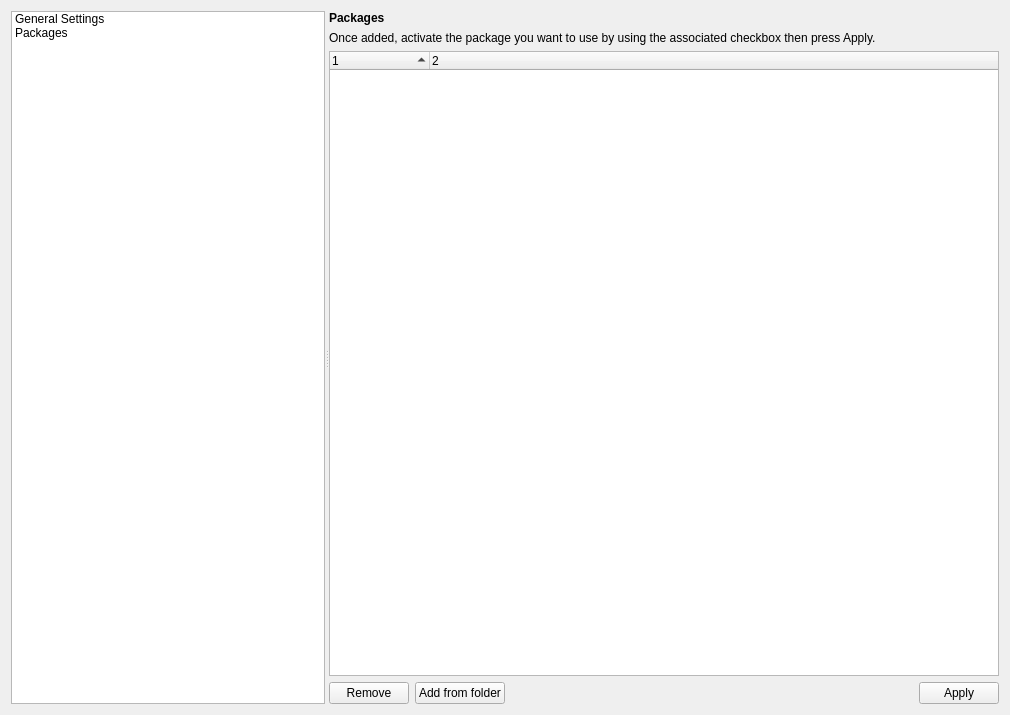
<?xml version="1.0" encoding="UTF-8"?>
<ui version="4.0">
 <class>SettingsDialog</class>
 <widget class="QDialog" name="SettingsDialog">
  <property name="geometry">
   <rect>
    <x>0</x>
    <y>0</y>
    <width>1010</width>
    <height>715</height>
   </rect>
  </property>
  <property name="windowTitle">
   <string>Settings Snooz</string>
  </property>
  <property name="styleSheet">
   <string notr="true">font: 12pt &quot;Roboto&quot;;</string>
  </property>
  <layout class="QVBoxLayout" name="verticalLayout">
   <item>
    <widget class="QSplitter" name="splitter">
     <property name="orientation">
      <enum>Qt::Horizontal</enum>
     </property>
     <property name="childrenCollapsible">
      <bool>false</bool>
     </property>
     <widget class="QListWidget" name="settings_list">
      <property name="alternatingRowColors">
       <bool>false</bool>
      </property>
      <item>
       <property name="text">
        <string>General Settings</string>
       </property>
      </item>
      <item>
       <property name="text">
        <string>Packages</string>
       </property>
      </item>
     </widget>
     <widget class="QStackedWidget" name="stackedWidget">
      <property name="currentIndex">
       <number>1</number>
      </property>
      <widget class="QWidget" name="general_settings_page">
       <layout class="QVBoxLayout" name="verticalLayout_3">
        <property name="leftMargin">
         <number>0</number>
        </property>
        <property name="topMargin">
         <number>0</number>
        </property>
        <property name="rightMargin">
         <number>0</number>
        </property>
        <property name="bottomMargin">
         <number>0</number>
        </property>
        <item>
         <layout class="QVBoxLayout" name="verticalLayout_2">
          <item>
           <widget class="QLabel" name="label">
            <property name="text">
             <string>&lt;html&gt;&lt;head/&gt;&lt;body&gt;&lt;p&gt;&lt;span style=&quot; font-weight:600;&quot;&gt;General Settings&lt;/span&gt;&lt;/p&gt;&lt;/body&gt;&lt;/html&gt;</string>
            </property>
           </widget>
          </item>
          <item>
           <layout class="QHBoxLayout" name="horizontalLayout">
            <item>
             <widget class="QLabel" name="label_3">
              <property name="text">
               <string>Reset all settings to default</string>
              </property>
             </widget>
            </item>
            <item>
             <spacer name="horizontalSpacer_2">
              <property name="orientation">
               <enum>Qt::Horizontal</enum>
              </property>
              <property name="sizeHint" stdset="0">
               <size>
                <width>40</width>
                <height>20</height>
               </size>
              </property>
             </spacer>
            </item>
            <item>
             <widget class="QPushButton" name="reset_to_default_pushButton">
              <property name="text">
               <string>Reset to default</string>
              </property>
             </widget>
            </item>
           </layout>
          </item>
          <item>
           <spacer name="verticalSpacer">
            <property name="orientation">
             <enum>Qt::Vertical</enum>
            </property>
            <property name="sizeHint" stdset="0">
             <size>
              <width>20</width>
              <height>40</height>
             </size>
            </property>
           </spacer>
          </item>
         </layout>
        </item>
       </layout>
      </widget>
      <widget class="QWidget" name="plugins_page">
       <layout class="QVBoxLayout" name="verticalLayout_5">
        <property name="leftMargin">
         <number>0</number>
        </property>
        <property name="topMargin">
         <number>0</number>
        </property>
        <property name="rightMargin">
         <number>0</number>
        </property>
        <property name="bottomMargin">
         <number>0</number>
        </property>
        <item>
         <layout class="QVBoxLayout" name="verticalLayout_4">
          <item>
           <widget class="QLabel" name="label_2">
            <property name="text">
             <string>&lt;html&gt;&lt;head/&gt;&lt;body&gt;&lt;p&gt;&lt;span style=&quot; font-weight:600;&quot;&gt;Packages&lt;/span&gt;&lt;/p&gt;&lt;/body&gt;&lt;/html&gt;</string>
            </property>
           </widget>
          </item>
          <item>
           <widget class="QLabel" name="label_4">
            <property name="text">
             <string>Once added, activate the package you want to use by using the associated checkbox then press Apply.</string>
            </property>
           </widget>
          </item>
          <item>
           <widget class="QTreeWidget" name="packages_treewidget">
            <property name="sortingEnabled">
             <bool>true</bool>
            </property>
            <property name="animated">
             <bool>true</bool>
            </property>
            <property name="columnCount">
             <number>2</number>
            </property>
            <column>
             <property name="text">
              <string notr="true">1</string>
             </property>
            </column>
            <column>
             <property name="text">
              <string notr="true">2</string>
             </property>
            </column>
           </widget>
          </item>
          <item>
           <layout class="QHBoxLayout" name="horizontalLayout_2">
            <item>
             <widget class="QPushButton" name="plugins_remove_pushbutton">
              <property name="text">
               <string>Remove</string>
              </property>
             </widget>
            </item>
            <item>
             <widget class="QPushButton" name="plugins_add_from_folder_pushbutton">
              <property name="text">
               <string>Add from folder</string>
              </property>
             </widget>
            </item>
            <item>
             <spacer name="horizontalSpacer">
              <property name="orientation">
               <enum>Qt::Horizontal</enum>
              </property>
              <property name="sizeHint" stdset="0">
               <size>
                <width>40</width>
                <height>20</height>
               </size>
              </property>
             </spacer>
            </item>
            <item>
             <widget class="QPushButton" name="plugins_apply_pushButton">
              <property name="toolTip">
               <string>Apply activation selection</string>
              </property>
              <property name="text">
               <string>Apply</string>
              </property>
             </widget>
            </item>
           </layout>
          </item>
         </layout>
        </item>
       </layout>
      </widget>
     </widget>
    </widget>
   </item>
  </layout>
 </widget>
 <resources>
  <include location="themes/themes.qrc"/>
 </resources>
 <connections>
  <connection>
   <sender>plugins_add_from_folder_pushbutton</sender>
   <signal>clicked()</signal>
   <receiver>SettingsDialog</receiver>
   <slot>plugins_on_add_from_folder()</slot>
   <hints>
    <hint type="sourcelabel">
     <x>706</x>
     <y>691</y>
    </hint>
    <hint type="destinationlabel">
     <x>379</x>
     <y>357</y>
    </hint>
   </hints>
  </connection>
  <connection>
   <sender>plugins_remove_pushbutton</sender>
   <signal>clicked()</signal>
   <receiver>SettingsDialog</receiver>
   <slot>plugins_on_remove()</slot>
   <hints>
    <hint type="sourcelabel">
     <x>611</x>
     <y>691</y>
    </hint>
    <hint type="destinationlabel">
     <x>379</x>
     <y>357</y>
    </hint>
   </hints>
  </connection>
  <connection>
   <sender>reset_to_default_pushButton</sender>
   <signal>clicked()</signal>
   <receiver>SettingsDialog</receiver>
   <slot>reset_to_default()</slot>
   <hints>
    <hint type="sourcelabel">
     <x>707</x>
     <y>47</y>
    </hint>
    <hint type="destinationlabel">
     <x>379</x>
     <y>357</y>
    </hint>
   </hints>
  </connection>
  <connection>
   <sender>settings_list</sender>
   <signal>currentRowChanged(int)</signal>
   <receiver>stackedWidget</receiver>
   <slot>setCurrentIndex(int)</slot>
   <hints>
    <hint type="sourcelabel">
     <x>137</x>
     <y>357</y>
    </hint>
    <hint type="destinationlabel">
     <x>507</x>
     <y>357</y>
    </hint>
   </hints>
  </connection>
  <connection>
   <sender>plugins_apply_pushButton</sender>
   <signal>clicked()</signal>
   <receiver>SettingsDialog</receiver>
   <slot>apply_package_changes()</slot>
   <hints>
    <hint type="sourcelabel">
     <x>959</x>
     <y>687</y>
    </hint>
    <hint type="destinationlabel">
     <x>504</x>
     <y>357</y>
    </hint>
   </hints>
  </connection>
 </connections>
 <slots>
  <slot>plugins_on_add_from_folder()</slot>
  <slot>plugins_on_remove()</slot>
  <slot>reset_to_default()</slot>
  <slot>apply_package_changes()</slot>
 </slots>
</ui>
